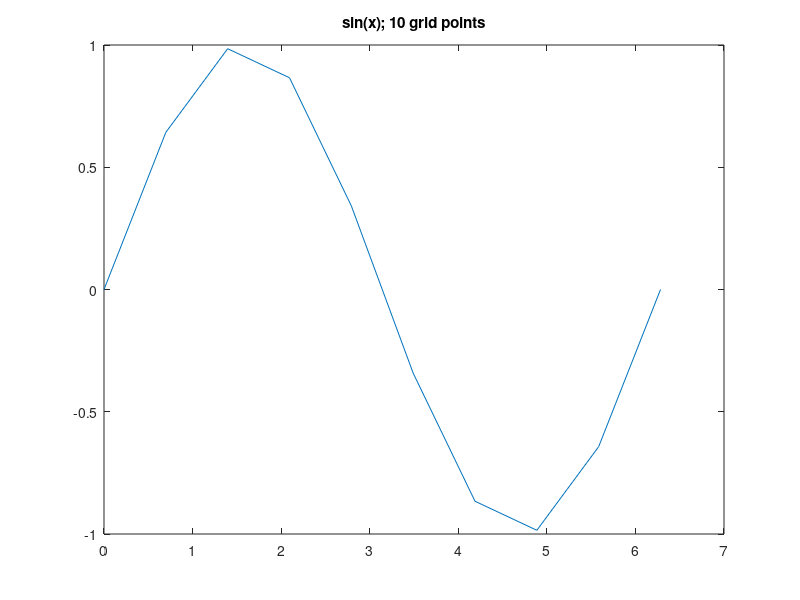
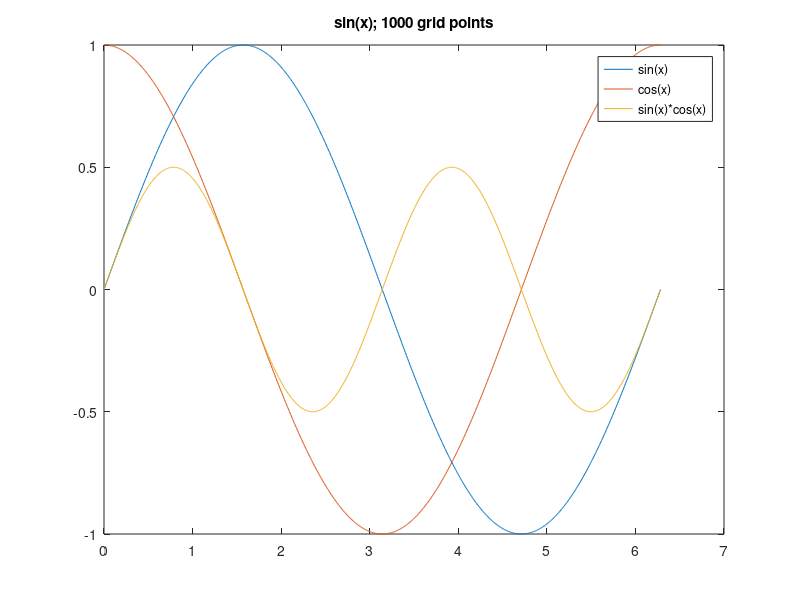
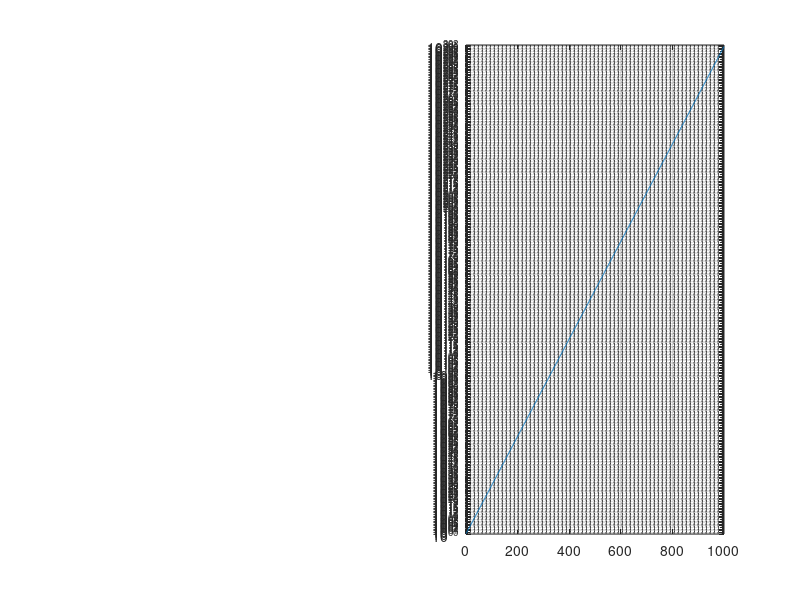

These figures' MATLAB source, in order:
clear, close all;
clc;

%//////////////////////////////////////////////////////////
% EXAMPLE 1: how to plot a sine function
% plot a sinusoidal function from 0 to 2*pi using
% 10 grid points
%//////////////////////////////////////////////////////////
n = 10;                % number of points
x = 0:2*pi/(n-1):2*pi; % compute x values
y = sin(x);            % compute sine of x values

% create figure and plot y versus x
figure(), plot(x,y);
title('sin(x); 10 grid points'); % add title to your plot




%//////////////////////////////////////////////////////////
% EXAMPLE 2: how to plot multiple sine and cosine functions
% from 0 to 2*pi in a single figure
%//////////////////////////////////////////////////////////
n = 1000;              % number of points
x = 0:2*pi/(n-1):2*pi; % create x coordinates
y1 = sin(x);           % fist signal
y2 = cos(x);           % second signal
y3 = cos(x).*sin(x);   % third signal

% create figure and plot y1
figure(), plot(x,y1);

% to add multiple plots to a single figure use the "hold on"
% and "hold off" commands; this will not overwrite the first
% plot with all successive plots;
hold on; % <-- we start adding new plots
plot(x,y2);
plot(x,y3);
legend('sin(x)', 'cos(x)', 'sin(x)*cos(x)'); % adding a legend
hold off; % <-- we are done with adding plots
title('sin(x); 1000 grid points');           % adding a title




%//////////////////////////////////////////////////////////
% EXAMPLE 3: log scale plots; sometimes (e.g., if the values
% of your function have a large range) it is useful to plot
% your signal in a semi-logarithmic or even a log-log
% scale; this example will how you hot to do this
%//////////////////////////////////////////////////////////
n = 1000;          % number of points
id = zeros(n,1);   % vector to store index of points
y  = zeros(n,1);   % vector to store the values

% compute vector entries in a for loop
for i = 1 : n
	id(i) = i;
	y(i) = 2^i;  % set the vector entries
end

% below we will compare a standard plot against a
% semi-logarithmic plot; we use the same figure, and
% display the values of y next to each other; this can
% be achieved using the subplot command
figure(),
subplot(1,2,1), plot(id,y); title('y = 2^k'); grid on;
subplot(1,2,2), semilogy(id,y); title('y = 2^k in logarithmic scale'); grid on;




%######################################################
% This code is part of the Matlab-based toolbox
% Ax=b --- Linear Algebra Toolkit
% For details see https://github.com/andreasmang/linalg
%######################################################
